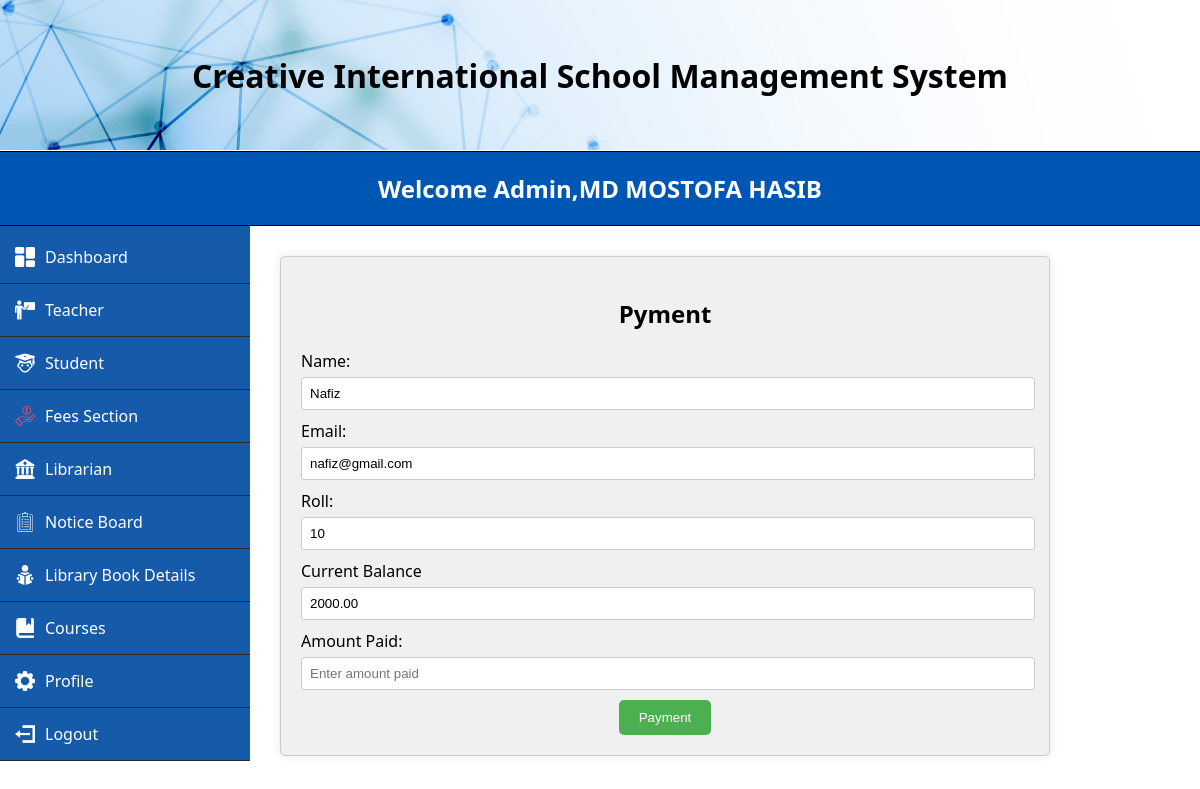
The page /MVC/Views/payment.php?id=2001 (signed in) on the database its author committed.
### tables this page shows
CREATE TABLE `student` (
  `id` varchar(200) NOT NULL,
  `name` varchar(200) NOT NULL,
  `email` varchar(200) NOT NULL,
  `mobile` varchar(200) NOT NULL,
  `gender` varchar(200) NOT NULL,
  `dob` date NOT NULL,
  `password` varchar(200) NOT NULL,
  `address` varchar(200) NOT NULL,
  `class` varchar(200) NOT NULL,
  `section` varchar(200) NOT NULL,
  `roll` varchar(200) NOT NULL,
  `fees` decimal(10,2) DEFAULT NULL,
  `amount` decimal(10,2) DEFAULT NULL,
  `balance` decimal(10,2) DEFAULT NULL,
  `paid` decimal(10,2) DEFAULT NULL
);

### MVC/Models/userModel.php (called while the page is built, shortened)
<?php
function getStudentById($id) {
    $conn = conn();
    $sql = "SELECT * FROM student WHERE id='$id'";
    $result = $conn->query($sql);
    if ($result->num_rows > 0) {
        $row = $result->fetch_assoc();
        return $row;
    } else {
        mysqli_close($conn);
        return null;
    }
}
?>

### MVC/Views/payment.php (the view, shortened to what this page needs)
<?php
    require_once('../Models/userModel.php');
    if(isset($_GET['id'])) {
        $student_id = $_GET['id'];
        $student = getStudentById($student_id);
    }
?>
<!DOCTYPE html>
<html lang="en">
<head>
    <link rel="stylesheet" href="../../css/adminStyle.css">
    <link rel="stylesheet" href="../../css/addTeacher.css">
</head>
<body>
    <div class="header">
    <h1>Creative International School Management System</h1>
    </div>
    <div class="brand-name">
        <h1>Welcome Admin,<?php echo $_SESSION['name']; ?></h1>
    </div>
    <form action="">
    <div class="side-menu">
        <ul>
            <li><a href="adminDash.php"><img src="../../images/dashboard (2).png" alt=""> Dashboard</a></li>
			<li class="dropdown">
                <a href="addTeacher.php"><img src="../../images/teacher2.png" alt=""> Teacher</a>
            </li>
			<li class="dropdown">
                <a href="addStudent.php"><img src="../../images/student-32.png" alt=""> Student</a>
            </li>
            <li><a href="fees.php"><img src="../../images/income.png" alt=""> Fees Section</a></li>
			<li class="dropdown">
                <a href="addLibrarian.php"><img src="../../images/library-32.png" alt=""> Librarian</a>
            </li>
            <li><a href="noticePost.php"><img src="../../images/clipboard-2-32.png" alt=""> Notice Board</a></li>
            <li><a href="libraryBookInfo.php"><img src="../../images/reading-book (1).png" alt=""> Library Book Details</a></li>
            <li class="dropdown">
                <a href="../Controllers/addCourseController.php"><img src="../../images/book-2-32.png" alt=""> Courses</a>
            </li>
            <li class="dropdown">
                <a href="viewProfile.php"><img src="../../images/settings.png" alt=""> Profile</a>
            </li>
            <li><a href="../Controllers/logout.php"><img src="../../images/account-logout-32.png" alt=""> Logout</a></li>
        </ul>
    </div>
    </form>
    <div class="content">
        <form action="../Controllers/paymentCheckController.php" method="POST" id="registration-form">
            <h2 align="center">Pyment</h2>
            <label for="name">Name:</label>
            <input type="text" id="name" name="name" value="<?php echo ($student) ? $student['name'] : ''; ?>" readonly>
            <label for="email">Email:</label>
            <input type="text" id="email" name="email" value="<?php echo ($student) ? $student['email'] : ''; ?>" readonly>
            <label for="roll">Roll:</label>
            <input type="text" id="roll" name="roll" value="<?php echo ($student) ? $student['roll'] : ''; ?>" readonly>
            <label for="roll">Current Balance</label>
            <input type="text" id="fees" name="fees" value="<?php echo ($student) ? $student['fees'] : ''; ?>" readonly>
            <label for="amount">Amount Paid:</label>
            <input type="text" id="amount" name="amount" placeholder="Enter amount paid">
            <div class="form-group">
                    <button type="submit" name="submit">Payment</button>
            </div>
        </form>
    </div>
</body>
</html>

### css/adminStyle.css (style rules this page uses)
body { font-family: 'Segoe UI', Tahoma, Geneva, Verdana, sans-serif; margin: 0; padding: 0; }
.header { width: 100%; height: 150px; background-image: url('../images/loginBackground.jpg'); background-size: cover; background-repeat: no-repeat; background-position: center; display: flex; justify-content: center; align-items: center; margin-bottom: 1px; }
.brand-name { padding: 20px; display: flex; justify-content: center; align-items: center; background-color: #0056b3; border-bottom: 1px solid black; border-top: 1px solid black; }
.brand-name h1 { font-size: 24px; margin: 0; color: #fff; }
.side-menu { width: 250px; background-color: #165aaa; padding-top: 5px; padding-left: 0px; transition: left 0.3s ease; text-align: center; }
ul { list-style-type: none; padding-left: 0px; margin: 0; text-align: center; }
li { padding: 15px; border-bottom: 0.5px solid #2a2a2a; transition: background-color 0.3s ease; text-align: center; }
li a { color: #fff; text-decoration: none; display: flex; align-items: center; }
li img { margin-right: 10px; width: 20px; }
.content { flex-grow: 1; padding: 20px; }

### css/addTeacher.css (style rules this page uses)
.brand-name { padding: 20px; display: flex; justify-content: center; align-items: center; background-color: #0056b3; border-bottom: 1px solid black; border-top: 1px solid black; }
.brand-name h1 { font-size: 24px; margin: 0; color: #fff; }
.side-menu { width: 250px; background-color: #165aaa; padding-top: 5px; padding-left: 0px; text-align: center; float: left; }
.content { flex-grow: 1; padding: 10px; margin-left: 270px; }
.content form { width: 50%; margin: auto; padding: 20px; background-color: #f0f0f0; border-radius: 5px; box-shadow: 0 0 10px rgba(0, 0, 0, 0.1); }
.content form label { display: block; margin-bottom: 5px; }
.content form { width: 80%; margin: 20px auto; padding: 20px; margin-right: 30px; margin-left: 0; background-color: #f0f0f0; border-radius: 5px; box-shadow: 0 0 10px rgba(0, 0, 0, 0.1); border: 1px solid #ccc; }
.content form input[type="text"], .content form input[type="email"], .content form input[type="password"], .content form select, .content form input[type="date"] { width: calc(100% - 12px); padding: 8px; margin-bottom: 10px; border: 1px solid #ccc; border-radius: 3px; }

### MVC/Views/payment.php (style rules this page uses)
.brand-name { padding: 20px; display: flex; justify-content: center; align-items: center; background-color: #0056b3; border-bottom: 1px solid black; border-top: 1px solid black; }
.brand-name h1 { font-size: 24px; margin: 0; color: #fff; }
.side-menu { width: 250px; background-color: #165aaa; padding-top: 5px; padding-left: 0px; text-align: center; float: left; }
.content { flex-grow: 1; padding: 10px; margin-left: 270px; }
.form-group { text-align: center; }
.form-group button { background-color: #4CAF50; color: white; padding: 10px 20px; border: none; border-radius: 5px; cursor: pointer; transition: background-color 0.3s ease; }

### rows shown on the page
student: name "Nafiz", email "nafiz@gmail.com", roll "10", fees "2000.00"

### other values the page prints
$_SESSION['name'] "MD MOSTOFA HASIB"
